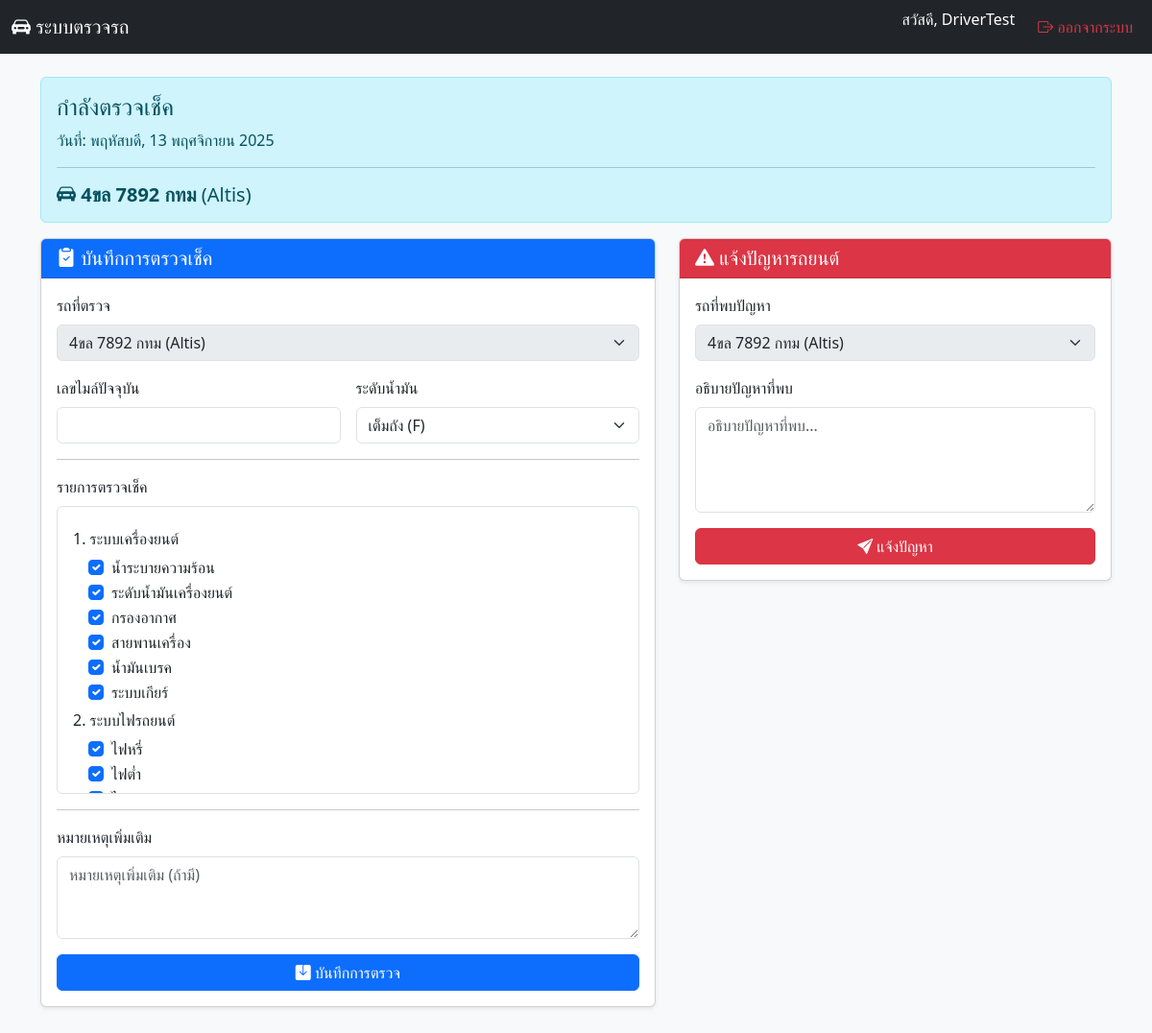
Page /inspect/10/ (signed in) on the committed database.
### inspection/models.py (models this page shows, shortened)
class Schedule(models.Model):
    driver = models.ForeignKey(User, on_delete=models.CASCADE, verbose_name="พนักงานขับรถ")
    vehicle = models.ForeignKey(Vehicle, on_delete=models.CASCADE, verbose_name="รถที่ต้องตรวจ")
    date = models.DateField(default=timezone.now, verbose_name="วันที่ตรวจ")
    STATUS_CHOICES = [('PENDING', 'ยังไม่ตรวจ'), ('DONE', 'ตรวจแล้ว')]
    status = models.CharField(max_length=10, choices=STATUS_CHOICES, default='PENDING')
    class Meta:
        unique_together = ('driver', 'vehicle', 'date')
        verbose_name = "ตารางเวร"
        verbose_name_plural = "ตารางเวร"

class Vehicle(models.Model):
    license_plate = models.CharField(max_length=20, unique=True, verbose_name="ทะเบียนรถ")
    model = models.CharField(max_length=100, verbose_name="รุ่นรถ")
    last_service_mileage = models.IntegerField(default=0, verbose_name="เลขไมล์ที่เข้าศูนย์ล่าสุด")
    service_interval_km = models.IntegerField(default=10000, verbose_name="ระยะที่ต้องเข้าศูนย์ (กม.)")
    def __str__(self):
        return f"{self.license_plate} ({self.model})"

### inspection/views.py (the view)
# urls.py: path('inspect/<int:schedule_id>/', views.inspect_vehicle_form, name='inspect_vehicle'),
@login_required
def inspect_vehicle_form(request, schedule_id):
    schedule_item = get_object_or_404(
        Schedule,
        pk=schedule_id,
        driver=request.user
    )
    if schedule_item.status == 'DONE' and request.method == 'GET':
        messages.info(request, f'รถ {schedule_item.vehicle.license_plate} ตรวจเช็คไปแล้ว')
        return redirect('driver_dashboard')
    vehicle_from_schedule = schedule_item.vehicle
    initial_data = {'vehicle': vehicle_from_schedule}
    if request.method == 'POST':
        inspection_form = InspectionRecordForm(request.POST, initial_vehicle=vehicle_from_schedule)
        problem_form = ProblemReportForm(request.POST, initial_vehicle=vehicle_from_schedule)
        if 'submit_inspection' in request.POST:
            if inspection_form.is_valid():
                record = inspection_form.save(commit=False)
                record.driver = request.user
                record.vehicle = vehicle_from_schedule
                record.save()
                schedule_item.status = 'DONE'
                schedule_item.save()
                try:
                    vehicle = record.vehicle
                    current_mileage = record.odometer_reading
                    last_service = vehicle.last_service_mileage
                    interval = vehicle.service_interval_km
                    if (current_mileage - last_service >= interval) and (current_mileage > last_service):
                        automated_message = (
                            f"รถถึงระยะเข้าศูนย์ (เลขไมล์ปัจจุบัน: {current_mileage} กม. "
                            f"วิ่งมา {current_mileage - last_service} กม. จากครั้งล่าสุดที่ {last_service} กม.)"
                        )
                        existing_report_exists = ProblemReport.objects.filter(
                            vehicle=vehicle,
                            status='NEW',
                            description__startswith="รถถึงระยะเข้าศูนย์"
                        ).exists()
                        if not existing_report_exists:
                            ProblemReport.objects.create(
                                vehicle=vehicle,
                                reported_by=request.user,
                                description=automated_message,
                                status='NEW'
                            )
                            messages.warning(request, '🔔 ระบบพบว่ารถถึงระยะเข้าศูนย์แล้ว และได้แจ้งเตือนแอดมินอัตโนมัติ')
                except Exception as e:
                    messages.error(request, f'เกิดข้อผิดพลาดในการวิเคราะห์เลขไมล์: {e}')
                messages.success(request, f'✅ บันทึกการตรวจเช็ค {vehicle.license_plate} เรียบร้อย!')
                return redirect('driver_dashboard')
            else:
                messages.error(request, 'ข้อมูลการตรวจเช็คไม่ถูกต้อง กรุณาตรวจสอบ')
        elif 'submit_problem' in request.POST:
            if problem_form.is_valid():
                report = problem_form.save(commit=False)
                report.reported_by = request.user
                report.vehicle = vehicle_from_schedule
                report.save()
                messages.success(request, '🚨 แจ้งปัญหาเรียบร้อย! แอดมินจะตรวจสอบครับ')
                return redirect('inspect_vehicle', schedule_id=schedule_item.pk)
            else:
                messages.error(request, 'ข้อมูลการแจ้งปัญหาไม่ถูกต้อง กรุณาตรวจสอบ')
    else:
        inspection_form = InspectionRecordForm(initial=initial_data, initial_vehicle=vehicle_from_schedule)
        problem_form = ProblemReportForm(initial=initial_data, initial_vehicle=vehicle_from_schedule)
    context = {
        'schedule_item': schedule_item,
        'inspection_form': inspection_form,
        'problem_form': problem_form,
    }
    return render(request, 'inspection/inspection_form.html', context)

### inspection/forms.py (shortened to what this page needs)
class ProblemReportForm(forms.ModelForm):
    class Meta:
        model = ProblemReport
        fields = ['vehicle', 'description']
        widgets = {
            'description': forms.Textarea(attrs={'rows': 4, 'placeholder': 'อธิบายปัญหาที่พบ...'}),
        }
    def __init__(self, *args, **kwargs):
        self.initial_vehicle = kwargs.pop('initial_vehicle', None)
        super().__init__(*args, **kwargs)
        self.fields['description'].widget.attrs.update({'class': 'form-control'})
        if self.initial_vehicle:
            self.fields['vehicle'].queryset = Vehicle.objects.filter(pk=self.initial_vehicle.pk)
            self.fields['vehicle'].widget.attrs.update({'class': 'form-select', 'disabled': True})
            self.fields['vehicle'].empty_label = None
            self.fields['vehicle'].required = False
        else:
            self.fields['vehicle'].queryset = Vehicle.objects.none()
            self.fields['vehicle'].required = False # <---

### inspection/context_processors.py (called while the page is built)
def notification_processor(request):
    pending_problem_count = 0
    if request.user.is_authenticated and request.user.is_staff:
        pending_problem_count = ProblemReport.objects.filter(status='NEW').count()
    return {
        'pending_problem_count': pending_problem_count
    }

### inspection/templatetags/form_filters.py (called while the page is built)
@register.filter(name='get_field')
def get_field(form, field_name):
    return form[field_name]

@register.filter(name='get_field_id')
def get_field_id(form, field_name):
    return form[field_name].id_for_label

### inspection/templates/inspection/inspection_form.html (shortened to what this page needs)
{% extends 'base.html' %}
{% load form_filters %}
{% block content %}
<div class="alert alert-info" role="alert">
  <h4 class="alert-heading">กำลังตรวจเช็ค</h4>
  <p>วันที่: {{ schedule_item.date|date:"l, j F Y" }}</p>
  <hr>
  <h5 class="mb-0">
    <i class="bi bi-car-front-fill"></i>
    <strong>{{ schedule_item.vehicle.license_plate }}</strong> ({{ schedule_item.vehicle.model }})
  </h5>
</div>
<div class="row g-4">
    <div class="col-lg-7">
        <div class="card shadow-sm mb-4">
            <div class="card-header bg-primary text-white">
                <h3 class="h5 mb-0"><i class="bi bi-clipboard2-check-fill"></i> บันทึกการตรวจเช็ค</h3>
            </div>
            <div class="card-body">
                <form method="POST"> {% csrf_token %}
                    <div class="mb-3">
                        <label for="{{ inspection_form.vehicle.id_for_label }}" class="form-label">รถที่ตรวจ</label>
                        {{ inspection_form.vehicle }}
                    </div>
                    <div class="row g-3">
                        <div class="col-md-6">
                            <label for="{{ inspection_form.odometer_reading.id_for_label }}" class="form-label">เลขไมล์ปัจจุบัน</label>
                            {{ inspection_form.odometer_reading }}
                        </div>
                        <div class="col-md-6">
                            <label for="{{ inspection_form.fuel_level.id_for_label }}" class="form-label">ระดับน้ำมัน</label>
                            {{ inspection_form.fuel_level }}
                        </div>
                    </div>
                    <hr class="my-3">
                    <label class="form-label">รายการตรวจเช็ค</label>
                    <div class="border rounded p-3" style="max-height: 300px; overflow-y: auto;">
                        {% for category, items in inspection_form.CHECKLIST_CATEGORIES.items %}
                            <h6 class="mt-2">{{ category }}</h6>
                            <div class="ps-3">
                                {% for field_name, field_label in items %}
                                    <div class="form-check">
                                        {{ inspection_form|get_field:field_name }}
                                        <label class="form-check-label" for="{{ inspection_form|get_field_id:field_name }}">
                                            {{ field_label }}
                                        </label>
                                    </div>
                                {% endfor %}
                            </div>
                        {% endfor %}
                    </div>
                    <hr class="my-3">
                    <div class="mb-3">
                        <label for="{{ inspection_form.notes.id_for_label }}" class="form-label">หมายเหตุเพิ่มเติม</label>
                        {{ inspection_form.notes }}
                    </div>
                    <button type="submit" name="submit_inspection" class="btn btn-primary w-100">
                        <i class="bi bi-save-fill"></i> บันทึกการตรวจ
                    </button>
                </form>
            </div>
        </div>
    </div>
    <div class="col-lg-5">
        <div class="card shadow-sm mb-4">
            <div class="card-header bg-danger text-white">
                <h3 class="h5 mb-0"><i class="bi bi-exclamation-triangle-fill"></i> แจ้งปัญหารถยนต์</h3>
            </div>
            <div class="card-body">
                <form method="POST">
                    <div class="mb-3">
                        <label for="{{ problem_form.vehicle.id_for_label }}" class="form-label">รถที่พบปัญหา</label>
                        {{ problem_form.vehicle }}
                    </div>
                    <div class="mb-3">
                        <label for="{{ problem_form.description.id_for_label }}" class="form-label">อธิบายปัญหาที่พบ</label>
                        {{ problem_form.description }}
                    </div>
                    <button type="submit" name="submit_problem" class="btn btn-danger w-100">
                        <i class="bi bi-send-fill"></i> แจ้งปัญหา
                    </button>
                </form>
            </div>
        </div>
    </div>
</div>
{% endblock %}

### templates/base.html (shortened to what this page needs)
<!DOCTYPE html>
<html lang="th">
<head>
    <link href="https://cdn.jsdelivr.net/npm/bootstrap@5.3.3/dist/css/bootstrap.min.css" rel="stylesheet">
    <link rel="stylesheet" href="https://cdn.jsdelivr.net/npm/bootstrap-icons@1.11.3/font/bootstrap-icons.min.css">
</head>
<body>
    <nav class="navbar navbar-expand-lg navbar-dark bg-dark">
        <div class="container-fluid">
            <a class="navbar-brand" href="{% url 'driver_dashboard' %}">
                <i class="bi bi-car-front-fill"></i>
                ระบบตรวจรถ
            </a>
            <div class="collapse navbar-collapse" id="navbarNav">
                <ul class="navbar-nav ms-auto">
                    {% if user.is_authenticated %}
                        <li class="nav-item">
                            <span class="navbar-text text-white me-3">
                                สวัสดี, {{ user.username }}
                            </span>
                        </li>
                        <li class="nav-item">
                            <form action="{% url 'logout' %}" method="POST" class="d-inline">
                                <button type="submit" class="btn btn-link nav-link text-danger">
                                    <i class="bi bi-box-arrow-right"></i> ออกจากระบบ
                                </button>
                            </form>
                        </li>
                    {% else %}
                        <li class="nav-item">
                            <a class="nav-link" href="{% url 'login' %}">
                                <i class="bi bi-box-arrow-in-right"></i> เข้าสู่ระบบ
                            </a>
                        </li>
                    {% endif %}
                    </ul>
            </div>
        </div>
    </nav>
    <div class="container my-4">
        {% block content %}
        {% endblock %}
    </div>
</body>
</html>

### templates/base.html (style rules this page uses)
body { background-color: #f8f9fa; }

### rows in the picture
Schedule: date "พฤหัสบดี, 13 พฤศจิกายน 2025", vehicle.license_plate "4ขล 7892 กทม", vehicle.model "Altis"

### other values in the picture
{{ user.username }} "DriverTest"
{{ category }} "1. ระบบเครื่องยนต์" "2. ระบบไฟรถยนต์"
{{ field_label }} "น้ำระบายความร้อน" "ระดับน้ำมันเครื่องยนต์" "กรองอากาศ" "สายพานเครื่อง" "น้ำมันเบรค" "ระบบเกียร์" "ไฟหรี่" "ไฟต่ำ"
